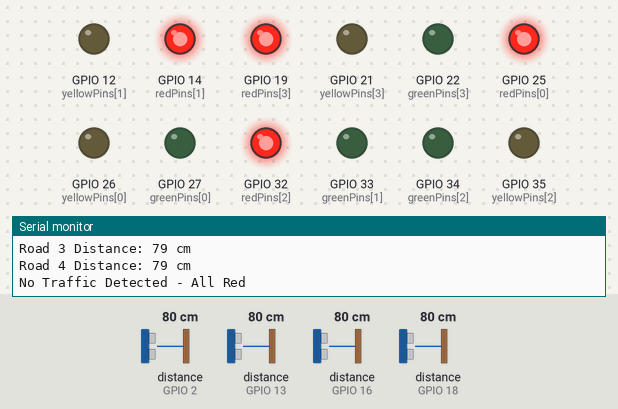
The sketch below on a simulated ESP32. Shown: output pins drawn as LEDs (lit = HIGH), the last lines printed to the serial monitor. Wiring (inferred from the names in the program): 4 × ultrasonic range finder: trigger GPIO 4, echo GPIO 2 / trigger GPIO 5, echo GPIO 18 / trigger GPIO 15, echo GPIO 13 / trigger GPIO 17, echo GPIO 16. The test bench sets the inputs (shaded band); at power-on: distance to the obstacle (sensors on GPIO 2, GPIO 13, GPIO 16, GPIO 18) 80 cm. The echo pulse lasts 58.3 µs per cm; pins used as bus, display or sensor lines are not drawn.

Above: at 1.8 s.
1.9 s: distance to the obstacle (sensor on GPIO 2) set to 23 cm
3.4 s: distance to the obstacle (sensor on GPIO 2) set to 19 cm
At 4.8 s:
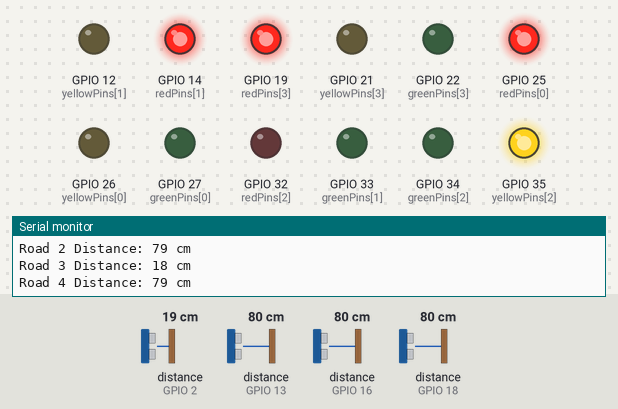
At 5.8 s:
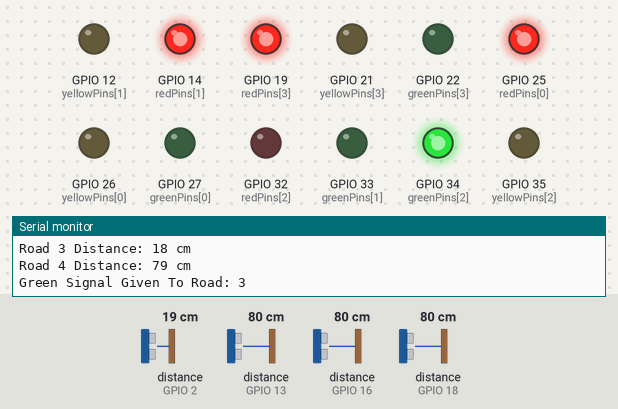
6.5 s: distance to the obstacle (sensor on GPIO 13) set to 20 cm
10.6 s: distance to the obstacle (sensor on GPIO 13) set to 17 cm
12.6 s: distance to the obstacle (sensor on GPIO 16) set to 19 cm
At 16.5 s:
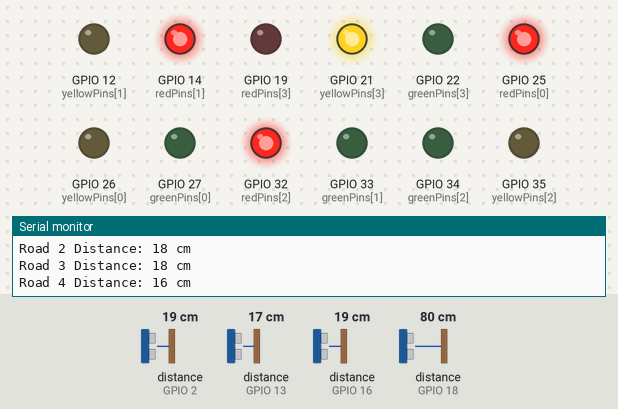
16.7 s: distance to the obstacle (sensor on GPIO 16) set to 15 cm
At 18.2 s:
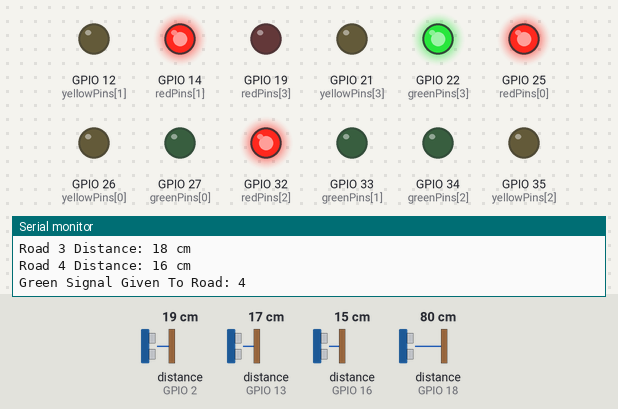
Timing chart, 0 to 24.6 s (numbered marks = the images above; inputs shaded):
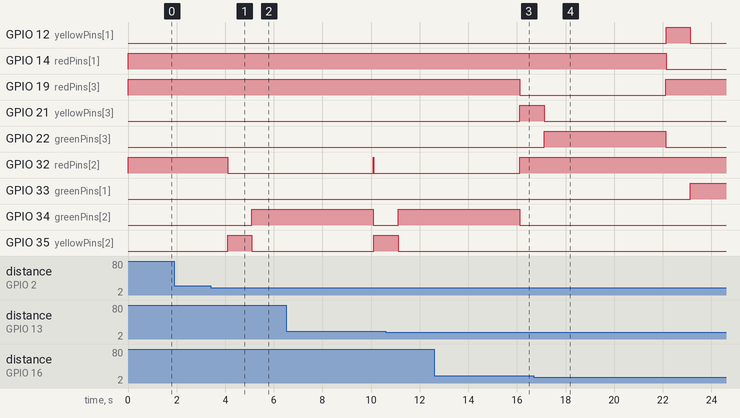

The sketch:

main.ino
```cpp
// ---------------- CONFIG ----------------
#define THRESHOLD 20   // Distance in cm for vehicle detection
#define GREEN_TIME 5000
#define YELLOW_TIME 1000

// ---------------- ULTRASONIC PINS ----------------
// Road 1, 2, 3, 4
int trigPins[4] = {5, 17, 4, 15};
int echoPins[4] = {18, 16, 2, 13};

// ---------------- TRAFFIC LIGHT PINS ----------------
// Format: [Road][R, Y, G]
int redPins[4]    = {25, 14, 32, 19};
int yellowPins[4] = {26, 12, 35, 21};
int greenPins[4]  = {27, 33, 34, 22};

long duration;
int distance[4];

// ---------------- SETUP ----------------
void setup() {

  Serial.begin(115200);

  for (int i = 0; i < 4; i++) {

    pinMode(trigPins[i], OUTPUT);
    pinMode(echoPins[i], INPUT);

    pinMode(redPins[i], OUTPUT);
    pinMode(yellowPins[i], OUTPUT);
    pinMode(greenPins[i], OUTPUT);
  }

  setAllRed();
  Serial.println("Density Based Traffic Control Started");
}

// ---------------- ULTRASONIC FUNCTION ----------------
int getDistance(int trigPin, int echoPin) {

  digitalWrite(trigPin, LOW);
  delayMicroseconds(2);

  digitalWrite(trigPin, HIGH);
  delayMicroseconds(10);
  digitalWrite(trigPin, LOW);

  duration = pulseIn(echoPin, HIGH, 30000); // 30ms timeout
  int dist = duration * 0.034 / 2;

  if (dist == 0 || dist > 400) dist = 400; // No vehicle case

  return dist;
}

// ---------------- SET ALL RED ----------------
void setAllRed() {

  for (int i = 0; i < 4; i++) {
    digitalWrite(redPins[i], HIGH);
    digitalWrite(yellowPins[i], LOW);
    digitalWrite(greenPins[i], LOW);
  }
}

// ---------------- GIVE GREEN TO ROAD ----------------
void giveGreen(int road) {

  setAllRed();

  digitalWrite(redPins[road], LOW);
  digitalWrite(yellowPins[road], HIGH);
  delay(YELLOW_TIME);

  digitalWrite(yellowPins[road], LOW);
  digitalWrite(greenPins[road], HIGH);

  Serial.print("Green Signal Given To Road: ");
  Serial.println(road + 1);

  delay(GREEN_TIME);

  digitalWrite(greenPins[road], LOW);
  digitalWrite(redPins[road], HIGH);
}

// ---------------- MAIN LOOP ----------------
void loop() {

  // Read all 4 road distances
  for (int i = 0; i < 4; i++) {

    distance[i] = getDistance(trigPins[i], echoPins[i]);

    Serial.print("Road ");
    Serial.print(i + 1);
    Serial.print(" Distance: ");
    Serial.print(distance[i]);
    Serial.println(" cm");
  }

  // Find road with minimum distance (highest density)
  int minRoad = 0;

  for (int i = 1; i < 4; i++) {
    if (distance[i] < distance[minRoad]) {
      minRoad = i;
    }
  }

  // If vehicle detected within threshold
  if (distance[minRoad] < THRESHOLD) {
    giveGreen(minRoad);
  }
  else {
    setAllRed();
    Serial.println("No Traffic Detected - All Red");
    delay(1000);
  }

  Serial.println("---------------------------");
}
```

Measured:
- the behaviour switches between 21 and 20 cm on distance to the obstacle (sensor on GPIO 2) (found by bisection; images 0 and 1)
- the behaviour switches between 18 and 17 cm on distance to the obstacle (sensor on GPIO 16) (found by bisection; images 3 and 4)
- after the input at 3.4 s, GPIO 32 (redPins[2]): HIGH → LOW after 0.70 s; GPIO 34 (greenPins[2]): LOW → HIGH after 1.7 s; GPIO 35 (yellowPins[2]): LOW → HIGH after 0.70 s, → LOW 1.0 s later
- after the input at 16.7 s, GPIO 12 (yellowPins[1]): LOW → HIGH after 5.4 s, → LOW 1.0 s later; GPIO 14 (redPins[1]): HIGH → LOW after 5.4 s; GPIO 19 (redPins[3]): goes on until 22.1 s, then stays HIGH; GPIO 21 (yellowPins[3]): goes on until 17.1 s, then stays LOW; GPIO 22 (greenPins[3]): goes on until 22.1 s, then stays LOW
